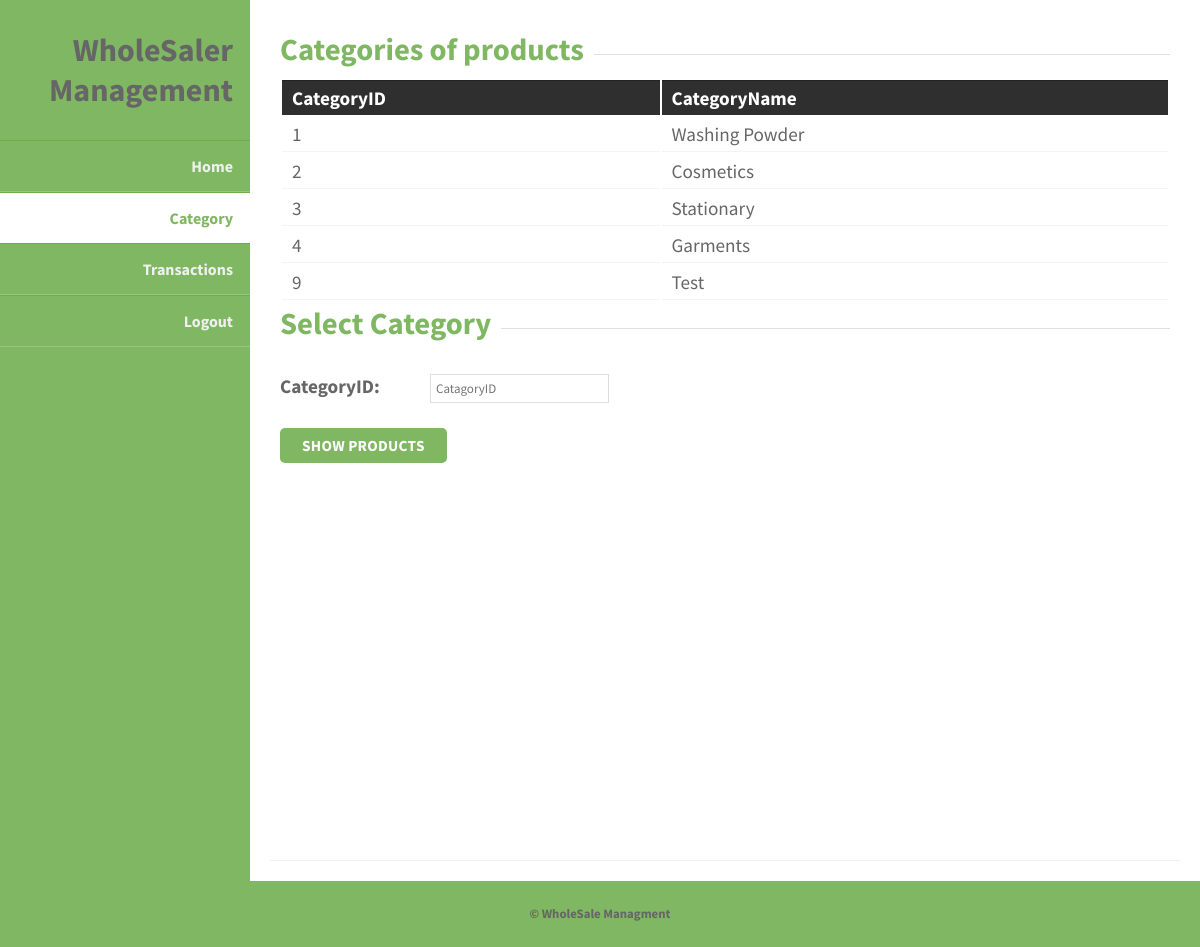
Screenshot of /catag.php (signed in) with the database file from the repository.
### tables this page shows
CREATE TABLE `category` (
  `CategoryID` int(11) NOT NULL,
  `CategoryName` varchar(30) NOT NULL
);

### catag.php (the view, shortened to what this page needs)
<!DOCTYPE html>
<html lang="en">
<head>
    <link rel="stylesheet" href="WholeSaler/styles.css" type="text/css" />
</head>
<body>
    <section id="body" class="width">
        <?php require 'sidebar.php' ?>
        <section id="content" class="column-right">
            <article>
                <fieldset>
                    <legend>
                        <h3>Categories of products</h3>
                    </legend>
                    <table>
                        <tr>
                            <th>CategoryID</th>
                            <th>CategoryName</th>
                        </tr>
                        <?php
                        $conn = mysqli_connect("localhost","root","","WholeSale_Management");
                        $sql = "SELECT * FROM category";
                        $result = mysqli_query($conn,$sql);
                        $row = mysqli_fetch_assoc($result);
                        do { ?>
                            <tr>
                                <td><?php echo $row['CategoryID']; ?></td>
                                <td><?php echo $row['CategoryName']; ?></td>
                            </tr>
                        <?php } while($row = mysqli_fetch_assoc($result)) ?>
                    </table>
                </fieldset>
                <fieldset>
                    <legend>
                        <h3>Select Category</h3>
                    </legend>
                    <form action="catag.php" method="POST">
                        <p><label for="ID"><strong>CategoryID:</strong></label>
                            <input type="text" name="CategoryID" id="ID" placeholder="CatagoryID" required /><b /></p>
                        <p><input type="submit" name="pshow" class="formbutton" value="Show Products" /></p>
                    </form>
                </fieldset>
                <br> <br><br><br><br><br><br><br>
            </article>
        </section>
    </section>
</body>
</html>

### WholeSaler/styles.css (style rules this page uses)
body { margin:0px auto; padding:0; background: #80b763; font-family: "Source Sans Pro","sans-serif"; font-size: 1.0em; color:#666; }
* { margin:0; padding:0; }
table { width:100%; text-align:left; }
th, td { padding:5px 10px; }
th { color:#fff; border-top:1px solid #222; background-color:#2F2F2F; }
td { border-bottom:1px solid #f4f4f4; }
p { line-height:2.0em; margin-bottom:20px; }
fieldset { display:block; border:none; border-top:1px solid #e0e0e0; }
fieldset legend { font-weight:bold; padding-right:10px; color:#999; }
fieldset form { padding-top:15px; }
fieldset p label { float:left; width:150px; font-family: "Source Sans Pro","sans-serif"; }
fieldset form input, fieldset form select, fieldset form textarea { padding:5px; color:#333333; font-size:13px; font-family: "Source Sans Pro","sans-serif"; border:1px solid #ddd; }
fieldset form input.formbutton { border:none; background-color: #80B763; border-radius: 5px; color: #FFFFFF; display: inline-block; font-weight: bold; padding: 8px 22px; font-size: 0.8em; letter-spacing: 0.25px; text-decoration: none; text-transform: uppercase; }
h3 { color:#80B763; font-size:1.6em; padding-bottom:10px; }
.width { width:auto; margin: 0 auto; }
section#body { padding: 0; background: #80B763; }
section#content { margin-left: 250px; padding: 20px; background-color: #fff; }
.column-right { float:none; }
article { padding: 10px 10px 30px; font-size: 1.2em; height: 100vh; border-bottom: 1px solid #eee; }
footer { padding:20px 0px; }
footer p { color:#666; margin:0; font-size:0.8em; text-align: center; }
.clear:after { display: block; clear: both; visibility: hidden; line-height: 0; height: 0; }
.clear { clear: both; display: inline-block; }
.clear { display: block; }

### rows the page displays
category: CategoryID "1", CategoryName "Washing Powder"
category: CategoryID "2", CategoryName "Cosmetics"
category: CategoryID "3", CategoryName "Stationary"
category: CategoryID "4", CategoryName "Garments"
category: CategoryID "9", CategoryName "Test"
